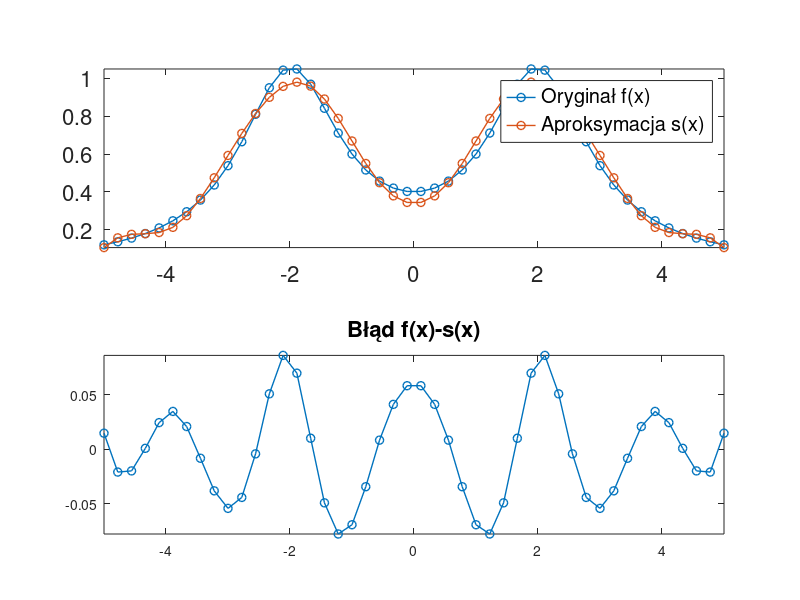

This figure's MATLAB source:
clear;
clear -global;

a = -5; % Początek przedziału
b = 5; % Koniec przedziału
c = 5; % Skalowanie liczby próbek (punktów na wykresie)
N = 15; % Liczba funkcji B-sklejanych
n = 3; % Stopień funkcji B-sklejanej

% Funkcje z polecenia
function retval = f(x)
  % retval = 1 / (x^2 + 1);
  retval = 1 / ((x + 2)^2 + 1) + 1 / ((x - 2)^2 + 1);
endfunction






h = (b - a) / (N - 2*n);
global us = a + ((0:N) - n) * h;


function retval = get_B_spline(x, n, i)
  global us;
  if (n == 0)

    if (x >= us(i) && x < us(i+1))
      retval = 1;
    else
      retval = 0;
    endif

  else
    retval = (x - us(i)) / (us(i+n) - us(i)) * get_B_spline(x, n-1, i) + (us(i+n+1) - x) / (us(i+n+1)-us(i+1)) * get_B_spline(x, n-1, i+1);
  endif
endfunction


M = c * (N - 2*n); % Liczba próbek funkcji f
h_hat = (b - a) / M; % Odległości między próbkami
xs = a + h_hat * (0:M);
xs = xs';
ys = arrayfun(@f, xs);

% Tworzenia macierzy A
A = sparse(zeros(M+1, N-n));
for j = 1:M+1
  for i = 1:N-n
    A(j, i) = get_B_spline(xs(j), n, i);
  endfor
endfor

% LZNK
d = A \ ys;

% Obliczenie s(x)
s_x = zeros(M+1, 1);
for i = 1:N-n
  s_x += d(i) * arrayfun(@(x) get_B_spline(x, n, i), xs);
endfor







% Wykresy
subplot (2, 1, 1)
plot(xs, ys, "o-", 'LineWidth', 1, xs, s_x, "o-", 'LineWidth', 1);
legend('Oryginał f(x)', 'Aproksymacja s(x)');
set(gca, 'fontsize', 16);
axis("tight");

subplot (2, 1, 2)
plot(xs, ys - s_x, "o-", 'LineWidth', 1)
title("Błąd f(x)-s(x)", 'FontSize', 16)
axis("tight");
